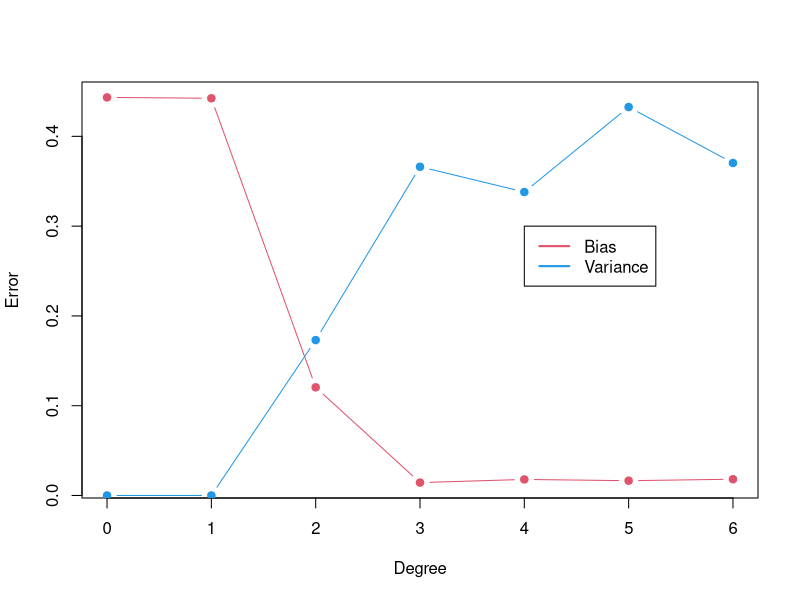

This figure's R source:
set.seed(1234)

# True model
true.model <- function(x) {
  sin(x) + sqrt(x)
}

# Sample data from true model + noise
n <- 100
x <- seq(0, 5, length.out = n)
y <- true.model(x) + 0.3*rnorm(n)

# Split into test-train
test_mask <- seq(1, length(x), by=10)
x_test <- x[test_mask]
x_train <- x[-test_mask]
y_test <- y[test_mask]
y_train <- y[-test_mask]

run.experiment <- function(n, repeats=100) {
  # Draw bootstrap samples for average predictor
  samples <- replicate(repeats, {
    ss_mask <- sample(1:length(x_train), length(x_train), replace = TRUE)
    x_ss <- x_train[ss_mask]
    y_ss <- y_train[ss_mask]
    if (n > 0) {
      m <- lm(y_ss ~ poly(x_ss, n, raw=TRUE))
    } else {
      m <- lm(y_ss ~ 1)
    }
    predict(m, data.frame(x_ss=x_test))
  })
  average_predictor <- apply(samples, 1, mean)
  b <- mean((average_predictor - true.model(x_test))^2)
  v <- var(average_predictor)
  return(c(bias=b, variance=v))
}

# Plot
degrees <- 0:6
bias_variance <- sapply(degrees, run.experiment)
b <- bias_variance["bias",]
v <- bias_variance["variance",]

plot(degrees, b, xlab = "Degree", ylab = "Error", type = "b", pch = 19, col = 2)
lines(degrees, v, type = "b", pch = 19, col = 4)
legend(4, 0.3, legend = c("Bias", "Variance"), col = c(2, 4), lwd = 2)
